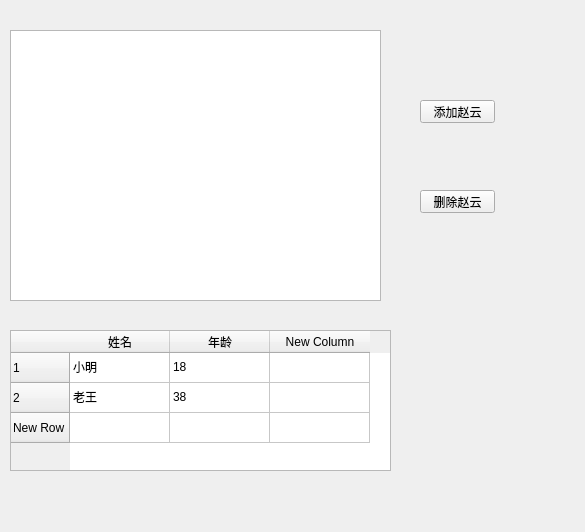
<?xml version="1.0" encoding="UTF-8"?>
<ui version="4.0">
 <class>Widget</class>
 <widget class="QWidget" name="Widget">
  <property name="geometry">
   <rect>
    <x>0</x>
    <y>0</y>
    <width>585</width>
    <height>532</height>
   </rect>
  </property>
  <property name="windowTitle">
   <string>Widget</string>
  </property>
  <widget class="QTableWidget" name="tableWidget">
   <property name="geometry">
    <rect>
     <x>10</x>
     <y>30</y>
     <width>371</width>
     <height>271</height>
    </rect>
   </property>
  </widget>
  <widget class="QPushButton" name="addBtn">
   <property name="geometry">
    <rect>
     <x>420</x>
     <y>100</y>
     <width>75</width>
     <height>23</height>
    </rect>
   </property>
   <property name="text">
    <string>添加赵云</string>
   </property>
  </widget>
  <widget class="QPushButton" name="delBtn">
   <property name="geometry">
    <rect>
     <x>420</x>
     <y>190</y>
     <width>75</width>
     <height>23</height>
    </rect>
   </property>
   <property name="text">
    <string>删除赵云</string>
   </property>
  </widget>
  <widget class="QTableWidget" name="tableWidget_2">
   <property name="geometry">
    <rect>
     <x>10</x>
     <y>330</y>
     <width>381</width>
     <height>141</height>
    </rect>
   </property>
   <row>
    <property name="text">
     <string>1</string>
    </property>
   </row>
   <row>
    <property name="text">
     <string>2</string>
    </property>
   </row>
   <row>
    <property name="text">
     <string>New Row</string>
    </property>
   </row>
   <column>
    <property name="text">
     <string>姓名</string>
    </property>
   </column>
   <column>
    <property name="text">
     <string>年龄</string>
    </property>
   </column>
   <column>
    <property name="text">
     <string>New Column</string>
    </property>
   </column>
   <item row="0" column="0">
    <property name="text">
     <string>小明</string>
    </property>
   </item>
   <item row="0" column="1">
    <property name="text">
     <string>18</string>
    </property>
   </item>
   <item row="1" column="0">
    <property name="text">
     <string>老王</string>
    </property>
   </item>
   <item row="1" column="1">
    <property name="text">
     <string>38</string>
    </property>
   </item>
  </widget>
 </widget>
 <layoutdefault spacing="6" margin="11"/>
 <resources/>
 <connections/>
</ui>
